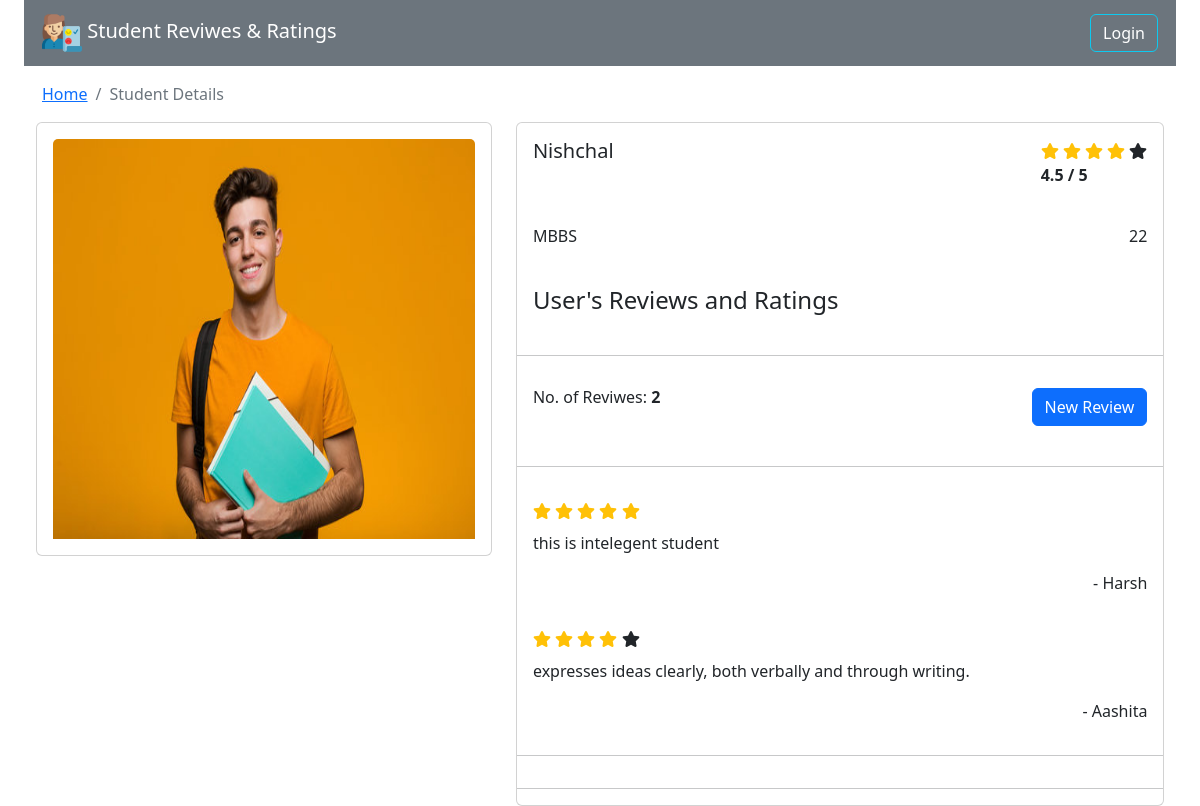
/StudentDetails.php?id=6, run on the app's committed database.
### tables this page shows
CREATE TABLE `student_details` (
  `stu_id` int(11) NOT NULL,
  `stu_name` varchar(200) NOT NULL,
  `stu_img` varchar(100) NOT NULL,
  `stu_age` varchar(200) NOT NULL,
  `stu_edu` varchar(100) NOT NULL
);

CREATE TABLE `review` (
  `review_id` int(11) NOT NULL,
  `user_rating` tinyint(4) NOT NULL,
  `user_review` varchar(200) NOT NULL,
  `datetime` datetime NOT NULL,
  `sid` int(11) DEFAULT NULL,
  `logger_id` int(11) DEFAULT NULL
);

CREATE TABLE `user` (
  `user_id` int(11) NOT NULL,
  `user_name` varchar(200) NOT NULL,
  `user_email` varchar(200) NOT NULL,
  `user_password` varchar(200) NOT NULL
);

### StudentDetails.php (the view, shortened to what this page needs)
<!DOCTYPE html>
<html lang="en">
<head>
</head>
<body>
    <div class="container-fluid">
      <?php include 'header.php'?>
        <nav aria-label="breadcrumb">
            <div class="container my-3">
                <ol class="breadcrumb">
                    <li class="breadcrumb-item"><a href="index.php">Home</a></li>
                    <li class="breadcrumb-item active" aria-current="page">Student Details</li>
                  </ol>
            </div>
        </nav>
  </div>
        <?php
           require 'connection.php';
           $student_id = $_GET['id'];
           $sql = "SELECT * FROM student_details WHERE stu_id = $student_id";
           $result=$conn->query($sql);
        ?>
        <div class="d-flex justify-content-center">
          <div class="row">
            <?php      $data = mysqli_fetch_assoc($result);
              ?>
            <div class="col-sm-5">
              <div class="card">
                <div class="card-body">
                  <img src="./Images/<?php echo $data['stu_img'] ?>" class="card-img-top" alt="..." width="150" height="400">
                </div>
              </div>
            </div>
            <?php
                  $sql_review = "SELECT * from review as r join student_details as s on r.sid=s.stu_id JOIN user as u on u.user_id=r.logger_id WHERE stu_id=$student_id ";
                  $result_review=$conn->query($sql_review);
                  $value = mysqli_fetch_all($result_review,MYSQLI_ASSOC);
                ?>
                <?php
                    $sql_avg = "SELECT AVG(user_rating) AS AVG FROM review WHERE sid = $student_id";
                    $result_avg = $conn->query($sql_avg);
                    $average = mysqli_fetch_assoc($result_avg);
                ?>
                <?php
                    $sql_count = "SELECT COUNT(user_rating) AS TOTALCOUNT FROM review WHERE sid=$student_id";
                    $result_count = $conn->query($sql_count);
                    $count = mysqli_fetch_assoc($result_count);
                ?>
            <div class="col-sm-7">
              <div class="card">
                <div class="card-body d-flex justify-content-between">
                  <h5 class="card-title"><?php echo $data['stu_name'] ?></h5>
                  <p class="card-title">
                    <?php
                      $avg = abs($average['AVG']);
                      if($avg > 0){
                        for($i=1;$i<=5;$i++){
                          if($i <= $avg){
                    ?>
                    <i class="fas fa-star star-light avg_star text-warning"></i>
                    <?php } else { ?>
                      <i class="fas fa-star star-light avg_star"></i>
                  <?php } ?>
                  <?php } } ?>
                    <br>
                    <b><span id='averageRating'><?php echo abs($average['AVG']) ?> / 5</span></b>
                  </p>
                </div>
                <div class="card-body d-flex justify-content-between">
                  <h6 class="card-title"><?php echo $data['stu_edu'] ?></h6>
                  <h6 class="card-title"><?php echo $data['stu_age'] ?></h6>
                </div>
                <div class="card-body d-flex justify-content-between">
                  <h4 class="card-title">User's Reviews and Ratings</h4>
                </div>
                <hr>
                <div class="card-body d-flex justify-content-between">
                  <h6 class="card-title">
                    No. of Reviwes:
                    <span id="total_reviews"><b><?php echo $count['TOTALCOUNT']; ?></b></span>
                  </h6>
                  <a href="review.php?stu_rev_id=<?php echo $data['stu_id'] ?>">
                    <button class="card-title btn btn-primary" id="newReview">
                          New Review
                    </button>
                  </a>
                </div>
                <hr>
                <?php foreach($value as $data_review) {  ?>
                <div class="card-body">
                <p class="card-title">
               <?php
                   $index=$data_review['user_rating'];
                 if($index > 0) {
                  for($i=1; $i<=5;$i++){
                    if($i <=$index ){ ?>
                      <i class="fas fa-star star-light avg_star text-warning"></i>
                  <?php  } else {  ?>
                    <i class="fas fa-star star-light avg_star"></i>  <?php
                  }
                    ?>
                 <?php }
                 } ?>
 </p>
                  <p class="card-text"><?php echo $data_review['user_review'] ?></p>
                  <p class="card-text text-end">
                  -  <?php echo $data_review['user_name']; ?>
                  </p>
                </div>
                <?php } ?>
                <hr>
                <hr>
              </div>
            </div>
          </div>
        </div>
</body>
</html>

### data on the page
student_details: stu_img (picture), stu_name "Nishchal", stu_edu "MBBS", stu_age "22"
review: user_rating 5 (drawn), user_review "this is intelegent student", logger.user_name "Harsh"
review: user_rating 4 (drawn), user_review "expresses ideas clearly, both verbally and through writing.", logger.user_name "Aashita"

### other printed values
abs($average['AVG']) "4.5"
$count['TOTALCOUNT'] "2"
